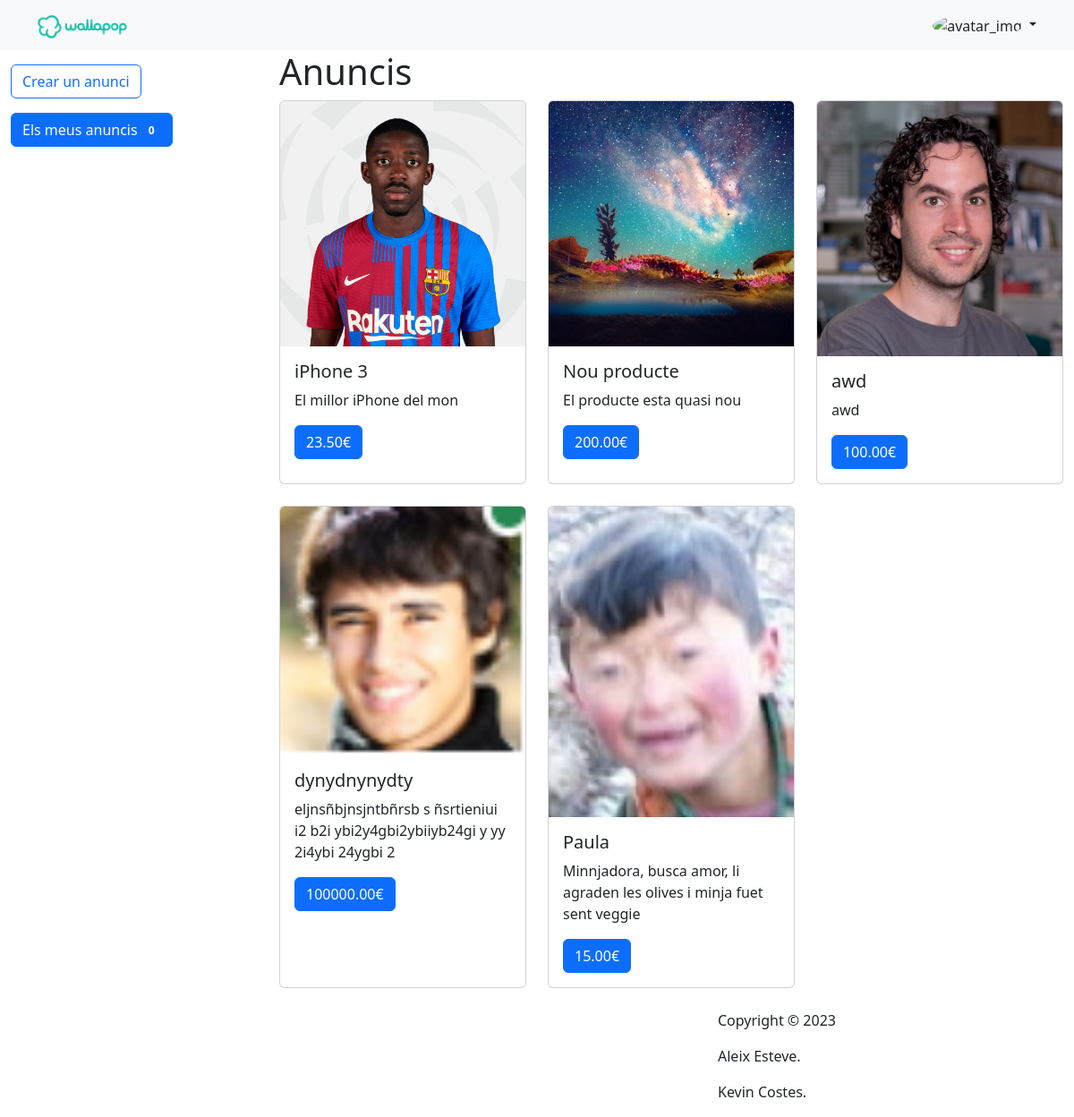
The app's page / (signed in), older data.
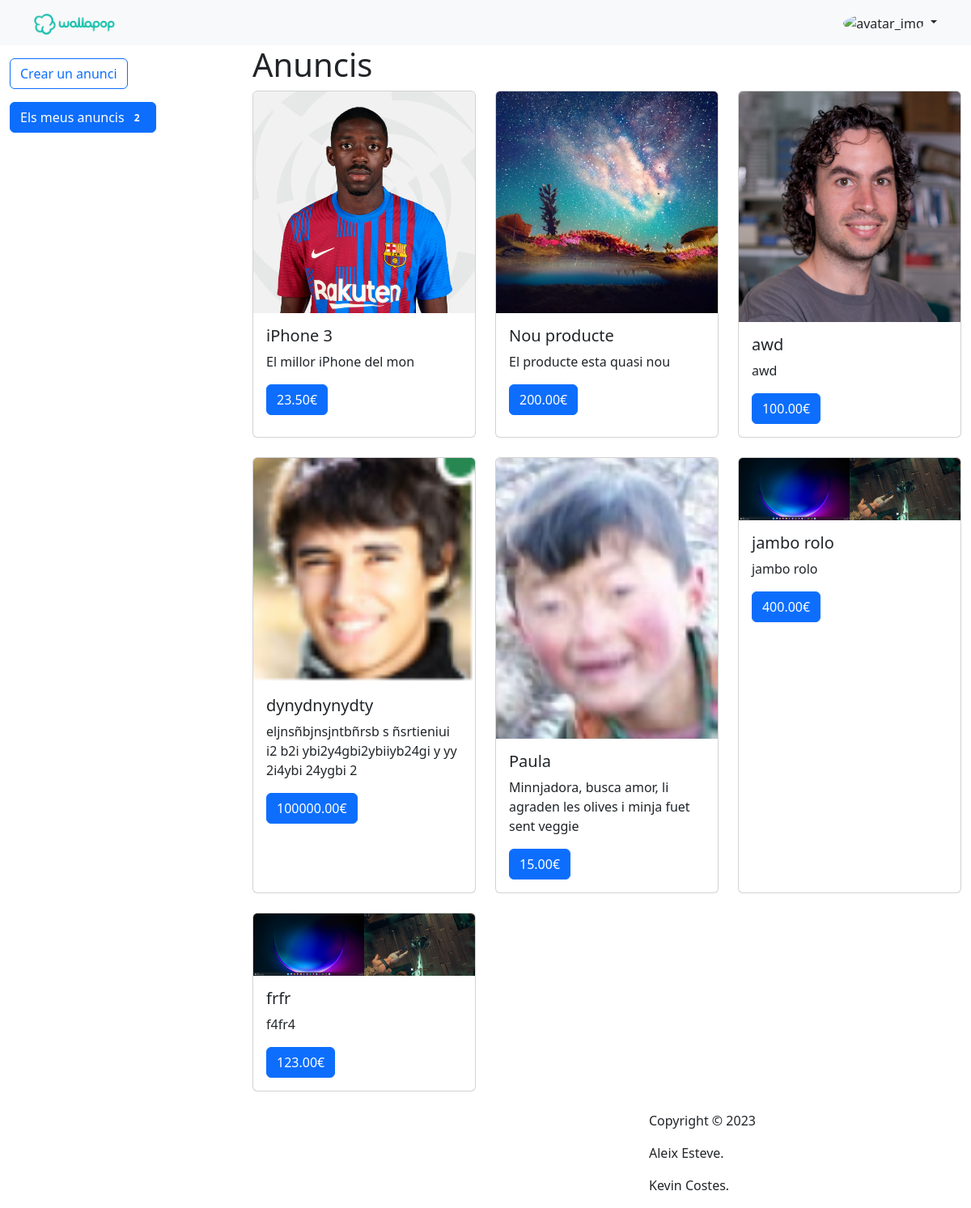
The same page, newer data.
### Wallapop/models.py (models this page shows, shortened)
class Ad(models.Model):
    product_name = models.TextField()
    description = models.TextField(null=True)
    image = models.ImageField(upload_to=ads_directory, null=True)
    price = models.DecimalField(decimal_places=2, max_digits=10)
    id_ad_user = models.ForeignKey(User, on_delete=models.CASCADE)
    def get_absolute_url(self):
        return reverse('ad-details', kwargs={'ad_id': self.id})

### Wallapop/views.py (the view)
# urls.py: path('', views.ads_list_view, name='home'),
def ads_list_view(request):
    ads = Ad.objects.all()
    context = {
        'ads_objects': ads,
    }
    return render(request, 'index.html', context)

### Wallapop/models.py (called while the page is built)
def get_user_ad_count(self):
    return self.ad_set.all().count()

### templates/index.html
{% extends "template.html" %}
{% block content %}
    <h1>Anuncis</h1>
<div class="row row-cols-1 row-cols-md-3">
    {% for ad in ads_objects %}
  <div class="col mb-4">
    <div class="card h-100">
            {% load static %}
          <img src="{{ MEDIA_URL }}/{{ ad.image }}" class="card-img-top" alt="Product image">
          <div class="card-body">
            <h5 class="card-title">{{ad.product_name}}</h5>
            <p class="card-text">{{ad.description}}</p>
            <a href="{{ ad.get_absolute_url }}" class="btn btn-primary">{{ad.price}}€</a>
          </div>
        </div>
        </div>
    {% endfor %}
        </div>
{% endblock %}

### templates/template.html (shortened to what this page needs)
<!DOCTYPE html>
<html lang="en">
<head>
    <link href="https://cdn.jsdelivr.net/npm/bootstrap@5.3.0-alpha1/dist/css/bootstrap.min.css" rel="stylesheet">
</head>
<body>
<nav class="navbar navbar-expand-lg navbar-light bg-light">
  <div class="container">
    <a class="navbar-brand me-2" href="/">
        {% load static %}
        <img class="" width="100" alt="logo" src="{% static 'Wallapop.png' %}" />
    </a>
    <div class="collapse navbar-collapse">
      <div class="d-flex align-items-center">
          {% if user.is_authenticated %}
<div class="dropdown text-end">
          <a href="#" class="d-block link-dark text-decoration-none dropdown-toggle" id="dropdownUser1" data-bs-toggle="dropdown" aria-expanded="false">
            <img src="{{ MEDIA_URL }}/{{ user.userinfo.avatar }}" alt="avatar_img" width="32" height="32" class="rounded-circle shadow-4-strong">
          </a>
        </div>
    {% endif %}
      </div>
    </div>
  </div>
</nav>
<div class="container-fluid">
   <div class="row content">
    <div class="col-sm-3 sidenav">
        <div class="ml-1 mt-3">
            <a role="button" type="button" class="btn btn-outline-primary" href="/new">Crear un anunci </a>
        </div>
        <div class="ml-1 mt-3">
            <a role="button" type="button" class="btn btn-primary" href="user/{{ user.id }}/ads">Els meus anuncis <span class="badge">{{ user.get_user_ad_count }}</span></a>
        </div>
    </div>
    <div class="col-sm-9">
            {% block content %}{% endblock %}
    </div>
   </div>
    <footer>
        <div class="container">
            <div class="row well ml-t">
                <div class="col-lg-8 col-md-8">
                </div>
                <div class="col-lg-4 col-md-4">
                    <p class="m-t">Copyright &copy 2023</p>
                    <p>Aleix Esteve.</p>
                    <p>Kevin Costes.</p>
                </div>
            </div>
        </div>
    </footer>
</body>
</html>

Row changes from the older to the newer data that the page shows:
added Ad: image (picture), product_name "jambo rolo", description "jambo rolo", price "400.00"
added Ad: image (picture), product_name "frfr", description "f4fr4", price "123.00"
Text that changed along with them:
{{ user.get_user_ad_count }}: "0" → "2"
